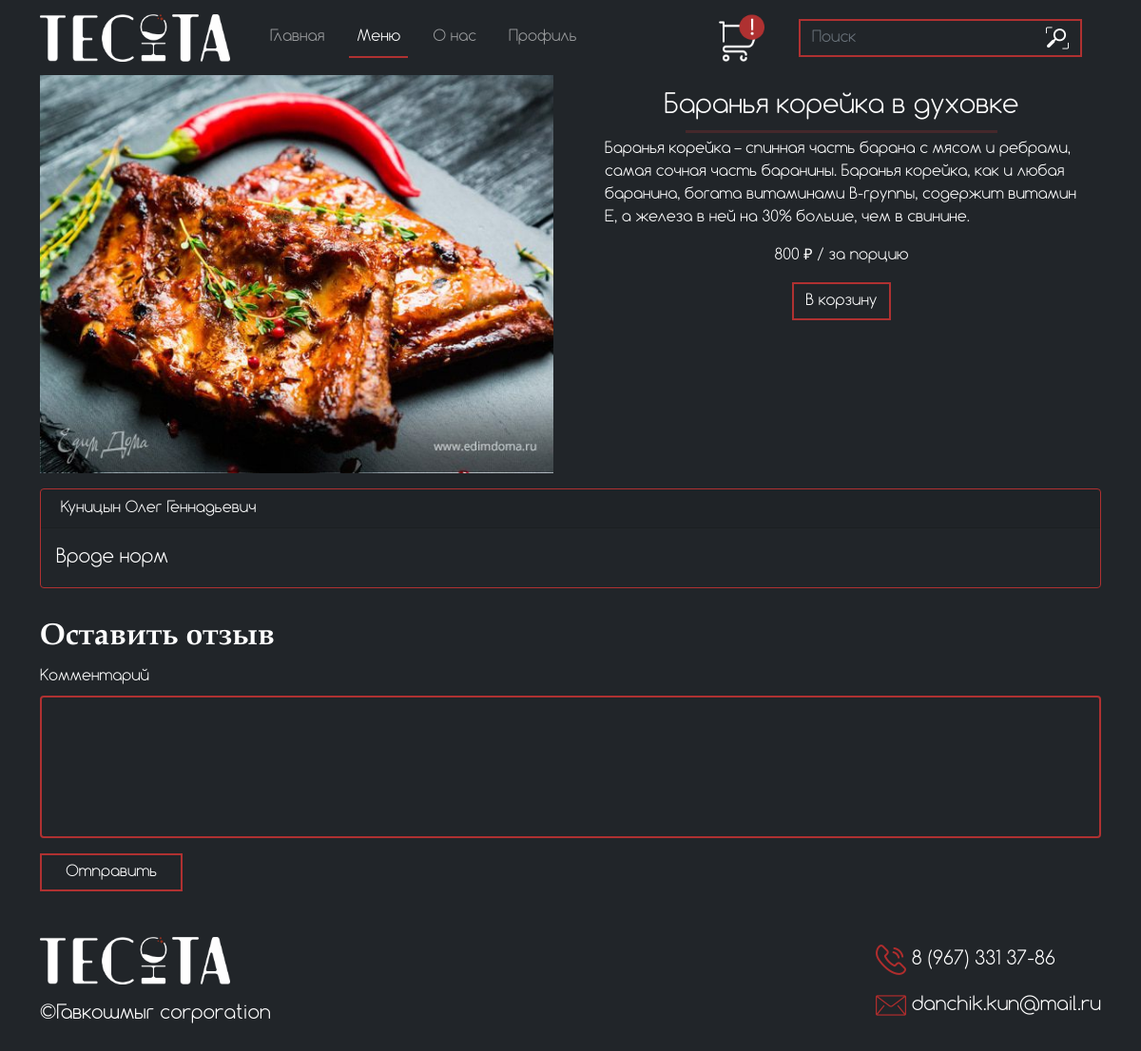
/output/full_discription_food.php?id=1 (signed in), run on the app's committed database.
### tables this page shows
CREATE TABLE `menu` (
  `id` int NOT NULL,
  `name` varchar(50) DEFAULT NULL,
  `img` varchar(500) DEFAULT NULL,
  `discription` varchar(500) DEFAULT NULL,
  `price` int DEFAULT NULL,
  `type` varchar(100) DEFAULT NULL
);

CREATE TABLE `feedback_food` (
  `id` int NOT NULL,
  `comment` varchar(200) DEFAULT NULL,
  `name_user` varchar(300) DEFAULT NULL,
  `avatar_user` varchar(200) DEFAULT NULL,
  `id_food` int DEFAULT NULL
);

### output/full_discription_food.php (the view, shortened to what this page needs)
<?
    require '../functions/connect.php';
    $id = $_GET['id'];
    $give_food = $connect->query("SELECT * FROM `menu` WHERE `id` = '$id'");
    $food = $give_food->fetch(PDO::FETCH_ASSOC);
?>
<!DOCTYPE html>
<html lang="en">
<head>
    <link href="https://cdn.jsdelivr.net/npm/bootstrap@5.0.2/dist/css/bootstrap.min.css" rel="stylesheet">
    <link rel="stylesheet" href="../css/menu.css">
    <link rel="stylesheet" href="../css/style.css">
    <link rel="stylesheet" href="../css/full_disc_food.css">
</head>
<body class="bg-dark">
<?php
  if(!$_SESSION['user'] && !$_SESSION['admin']){ ?>
    <header>
    <nav class="navbar navbar-expand-lg navbar-dark" id="navheader">
        <div class="container">
          <a class="navbar-brand" href="../output/index">
              <img src="../images/logo.png" class="img-fluid" style="width: 200px;" alt="">
            </a>
          <button class="navbar-toggler" type="button" data-bs-toggle="collapse" data-bs-target="#navbarSupportedContent" aria-controls="navbarSupportedContent" aria-expanded="false" aria-label="Переключатель навигации">
            <span class="navbar-toggler-icon"></span>
          </button>
          <div class="collapse navbar-collapse" id="navbarSupportedContent">
            <ul class="navbar-nav me-auto mb-2 mb-lg-0">
              <li class="nav-item">
                <a class="nav-link" aria-current="page" href="../output/index">Главная</a>
              </li>
              <li class="nav-item">
                <a class="nav-link active" href="../output/menu">Меню</a>
              </li>
              <li class="nav-item">
                <a class="nav-link" href="../output/about_us">О нас</a>
              </li>
            </ul>
            <form class="d-flex" action="../output/search_res" method="GET">
                <input class="form-control me-2 search" style="width: 250px; border-right: none;" type="search" name="search" placeholder="Поиск" aria-label="Поиск">
                <button class="btn" style="margin-right: 20px; margin-left: -10px; border-left: none;" type="submit"><img src="../images/search.png" alt=""></button>
            </form>
            <button type="button" class="btn" data-bs-toggle="modal" data-bs-target="#exampleModalToggle">
                Войти
            </button>
          </div>
        </div>
      </nav>
  </header> <?
  }
  else{?>
    <header>
    <nav class="navbar navbar-expand-lg navbar-dark" id="navheader">
        <div class="container">
          <a class="navbar-brand" href="../output/index">
              <img src="../images/logo.png" class="img-fluid" style="width: 200px;" alt="">
            </a>
          <div class="collapse navbar-collapse" id="navbarSupportedContent">
            <ul class="navbar-nav me-auto mb-2 mb-lg-0">
              <li class="nav-item">
                <a class="nav-link" aria-current="page" href="../output/index">Главная</a>
              </li>
              <li class="nav-item">
                <a class="nav-link active" href="../output/menu">Меню</a>
              </li>
              <li class="nav-item">
                <a class="nav-link" href="../output/about_us">О нас</a>
              </li>
              <li class="nav-item">
                <a class="nav-link" href="<?
                  if($_SESSION['admin']){
                    echo '../output/admin';
                  }
                  elseif($_SESSION['user']){
                    echo '../output/profile';
                  }
                ?>">Профиль</a>
              </li>
            </ul>
            <?php
              require '../functions/connect.php';
              $id_user = $_SESSION['user']['id'];
              $sql = $connect->query("SELECT `id_user` FROM `cart` WHERE `id_user` = '$id_user'");
              $row = $sql->fetch(PDO::FETCH_ASSOC);
                if($row['id_user'] == $id_user){?>
                  <button type="button" class="btn btn_backet" data-bs-toggle="modal" style="border: none; background-color: transparent;" data-bs-target="#modalCART">
                    <img src="../images/Group 1 (1).png" alt="" class="backet">
                  </button>
                <?}
                else{?>
                  <button type="button" class="btn btn_backet" data-bs-toggle="modal" style="border: none; background-color: transparent;" data-bs-target="#modalCART">
                    <img src="../images/basket.png" alt="" class="backet">
                  </button>
                <?}
            ?>
            <form class="d-flex" action="../output/search_res" method="GET">
            <input class="form-control me-2 search" style="width: 250px; border-right: none;" type="search" name="search" placeholder="Поиск" aria-label="Поиск">
                <button class="btn" style="margin-right: 20px; margin-left: -10px; border-left: none;" type="submit"><img src="../images/search.png" alt=""></button>
            </form>
          </div>
        </div>
      </nav>
</header>
<?
  }
?>
<section style="color: white;">
    <div class="container" >
        <div class="row">
            <div class="col">
                <img id="myimage" src="/<?=$food['img']?>" width="540" alt="">
            </div>
            <div class="col">
              <h3 style="text-align: center; margin-top: 2vh;"><?=$food['name']?></h3>
              <hr style="background: #AF3131; height: 3px;">
              <div style="display: flex; flex-direction: column;">
                <div style="margin: 0vw 2vw;">
                    <p><?=$food['discription']?></p>
                </div>
                <div style="text-align: center;">
                <p><?=$food['price']?> ₽ / <?
                        if($food['type'] == 'drinks'){
                          echo 'за 100мл';
                        }else{
                          echo 'за порцию';
                        }
                ?></p>
                     <?
                    if($_SESSION['user']){
                      ?><a href="../functions/add_basket.php?id=<?=$food['id']?>" class="btn">В корзину</a><?
                    }
                  ?>
                </div>
              </div>
            </div>
        </div>
        <div class="comments">
          <?php
            require '../functions/connect.php';
            $id_food = $food['id'];
            $give_comm = $connect->query("SELECT * FROM `feedback_food` WHERE `id_food` = '$id_food'");
            while($comm = $give_comm->fetch(PDO::FETCH_ASSOC)){
              ?>
                <div class="card bg-dark" style="color: white; margin-top: 2vh;">
                    <div class="card-header">
                        <?=$comm['name_user']?>
                    </div>
                    <div class="card-body">
                        <blockquote class="blockquote mb-0">
                        <p><?=$comm['comment']?></p>
                        </blockquote>
                    </div>
                </div>
              <?
            }
          ?>
          </div>
        </div>
        <div class="comment_food container">
        <h2>Оставить отзыв</h2>
          <form class="row g-3" method="POST" action="../functions/comment_food.php">
          <div class="col-12">
            <label for="inputAddress2" class="form-label">Комментарий</label>
            <textarea type="text" name="comment" class="form-control" style="height: 150px;" id="inputAddress2"></textarea>
          </div>
          <div class="col-12">
            <button type="submit" style="width: 150px" class="btn ">Отправить</button>
          </div>
        </form>
        </div>
</section>
<?require'./details/footer.php'?>
</body>
</html>

### css/menu.css (style rules this page uses)
* { list-style-type: none; margin: 0; padding: 0; }
.card { border: 1px #AF3131 solid; }
.backet { margin-right: 2vw; }
.card { position: relative; z-index: 2; }
.card { margin-bottom: 30px; }
hr { background: #fff; height: 2px; border: 0; margin: 15px auto; width: 60%; }
@media screen and (max-width: 1399px) { hr { margin: 5px auto; } }

### css/style.css (style rules this page uses)
* { list-style-type: none; margin: 0; padding: 0; font-family: 'Comfortaa'; }
.nav-link { margin-left: 1.5vw; }
.search { background-color: transparent; border: #AF3131 2px solid; border-radius: 0; }
.btn { background-color: transparent; border: #AF3131 2px solid; border-radius: 0; color: white; }
.form-control { background-color: transparent; color: white; border: #AF3131 2px solid; }
.active { border-bottom: #AF3131 2px solid; }
p { color: white; }
h2 { color: white; margin-top: 8vw; margin-bottom: 4vw; font-family: 'Book Antiqua Bold'; }
textarea { resize: none; }
form { color: white; }
.card { border: 1px #AF3131 solid; }
.backet { margin-right: 2vw; width: 50px; }
.card { position: relative; z-index: 2; }

### css/full_disc_food.css (style rules this page uses)
.comment_food { margin-top: 2vh; }
h2 { margin: 1vw 0vw; }

### data on the page
menu: img (picture), name "Баранья корейка в духовке", discription "Баранья корейка – спинная часть барана с мясом и ребрами, самая сочная часть баранины. Баранья корейка, как и любая баранина, богата витаминами В-группы, содержит витамин Е, а железа в ней на 30% больше, чем в свинине.", price "800"
feedback_food: name_user "Куницын Олег Геннадьевич", comment "Вроде норм"
